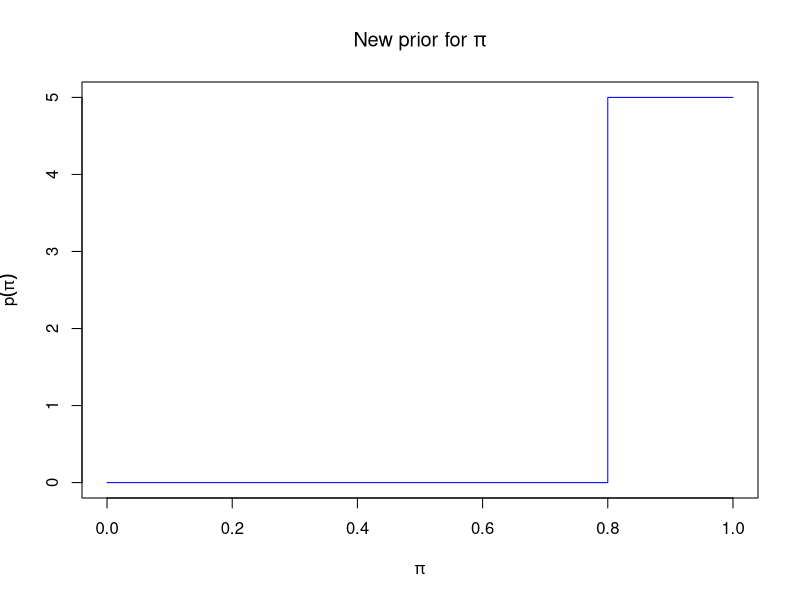

Here is the R script that generated this plot: (Note: this script raises an error after producing the figure.)
## ---- chunk 1
knitr::opts_chunk$set(
  collapse = TRUE,
  comment = "#>", 
  fig.width=8, 
  fig.height=5, 
  fig.path="figs-customisation/"
)
## ---- chunk 2
f <- function(pi) {
    ifelse(pi < 0.8, 0, 5)
}

f_pi <- function(param) { 
    log(f(param$pi))
}

plot(f, type = "s", col = "blue", 
     xlab = expression(pi), ylab = expression(p(pi)), 
     main = expression(paste("New prior for ", pi)))

## ---- chunk 3
f_mu <- function(param) {
  if (param$mu < 0 || param$mu > 1) {
    return(-Inf)
  } else {
    return(0.0)
  }
  
}

priors <- custom_priors(pi = f_pi, mu = f_mu)
priors

## ---- chunk 4

## wrong: not a function
## should be pi = function(x){0.0}
custom_priors(pi = 0.0)

## wrong: two arguments
custom_priors(pi = function(x, y){0.0})

## ---- chunk 5

dna <- fake_outbreak$dna
dates <- fake_outbreak$sample
w <- fake_outbreak$w
data <- outbreaker_data(dna = dna, dates = dates, w_dens = w)

## we set the seed to ensure results won't change
set.seed(1)


res <- outbreaker(data = data, priors = priors)

## ---- chunk 6

plot(res)
plot(res, "pi", burnin = 500)
plot(res, "mu", burnin = 500)
plot(res, "pi", type = "density", burnin = 500)
plot(res, "mu", type = "hist", burnin = 500)

## ---- chunk 7

summary(res, burnin = 500)
tree <- summary(res, burnin = 500)$tree

comparison <- data.frame(case = 1:30,
                       	 inferred = paste(tree$from),
			 true = paste(fake_outbreak$ances),
			 stringsAsFactors = FALSE)
			 
comparison$correct <- comparison$inferred == comparison$true
comparison
mean(comparison$correct)

## ---- chunk 8

custom_likelihoods()

## ---- chunk 9

## wrong: not a function
custom_likelihoods(genetic = "fubar")

## wrong: only one argument
custom_likelihoods(genetic = function(x){ 0.0 })

## ---- chunk 10

f_null <- function(data, param) {
   return(0.0)
}

null_model <- custom_likelihoods(genetic = f_null,
	      	                 timing_sampling = f_null,
				 timing_infections = f_null,
				 reporting = f_null,
				 contact = f_null)

null_model

## ---- chunk 11

null_config <- list(find_import = FALSE,
	            n_iter = 500,
		    sample_every = 1)

set.seed(1)

res_null <- outbreaker(data = data,
                             config = null_config,
			     likelihoods = null_model)
## ---- chunk 12

plot(res_null)
plot(res_null, "pi")
plot(res_null, "mu")

## ---- chunk 13

plot(res_null, type = "alpha")

plot(res_null, type = "network")

## ---- chunk 14

## extract nodes and edges from the visNetwork object
temp <- plot(res_null, type = "network", min_support = 0)
class(temp)
head(temp$x$edges)
head(temp$x$nodes)

## make an igraph object
library(igraph)

net_null <- graph.data.frame(temp$x$edges,
                             vertices = temp$x$nodes[1:4])
			     
plot(net_null, layout = layout.circle)
plot(net_null, layout = layout.circle,
     main = "Null model, posterior trees")

## ---- chunk 15

plot(res_null, type = "kappa")
plot(res_null, type = "t_inf")

## ---- chunk 16

hist(res_null$mu, prob = TRUE, col = "grey",
     border = "white",
     main = "Distribution of mu")

invisible(replicate(30,
     points(density(rexp(500, 1000)), type = "l", col = "blue")))


hist(res_null$pi, prob = TRUE, col = "grey",
     border = "white", main = "Distribution of pi")

invisible(replicate(30,
     points(density(rbeta(500, 10, 1)), type = "l", col = "blue")))

